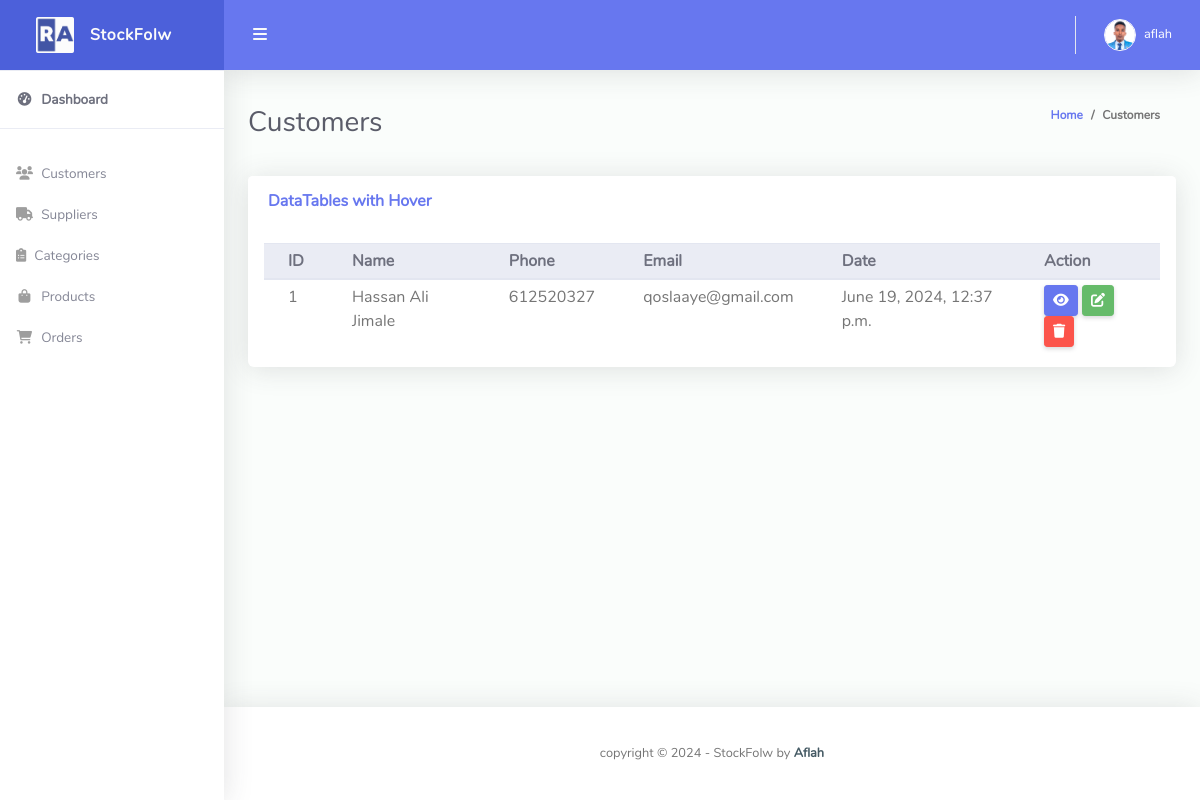
The page /customer/ (signed in) on the database its author committed.
### stockflow/models.py (models this page shows, shortened)
class Customer(models.Model):
	user = models.OneToOneField(User, null=True, blank=True, on_delete=models.CASCADE)
	name = models.CharField(max_length=200, null=True)
	phone = models.CharField(max_length=200, null=True)
	email = models.CharField(max_length=200, null=True)
	profile_pic = models.ImageField(default="profile1.png", null=True, blank=True)
	date_created = models.DateTimeField(auto_now_add=True, null=True)

### stockflow/views.py (the view)
# urls.py: path('customer/', views.customer, name='customer'),
@login_required(login_url='login')
def customer(request):
    customers = Customer.objects.all()
    context = {'customers': customers}
    return render(request, 'customer.html', context)

### templates/customer.html (shortened to what this page needs)
{% extends 'base.html' %}
{% block content %}
<div class="container-fluid" id="container-wrapper">
    <div class="d-sm-flex align-items-center justify-content-between mb-4">
        <h1 class="h3 mb-0 text-gray-800">Customers</h1>
        <ol class="breadcrumb">
            <li class="breadcrumb-item"><a href="{% url 'home' %}">Home</a></li>
            <li class="breadcrumb-item">Customers</li>
        </ol>
    </div>
    <div class="row">
        <div class="col-lg-12">
            <div class="card mb-4">
                <div class="card-header py-3 d-flex flex-row align-items-center justify-content-between">
                    <h6 class="m-0 font-weight-bold text-primary">DataTables with Hover</h6>
                </div>
                <div class="table-responsive p-3">
                    <table class="table align-items-center table-flush table-hover table-sm" id="dataTableHover">
                        <thead class="thead-light">
                            <tr>
                                <th>ID</th>
                                <th>Name</th>
                                <th>Phone</th>
                                <th>Email</th>
                                <th>Date</th>
                                <th>Action</th>
                            </tr>
                        </thead>
                        <tbody>
                            {% for customer in customers %}
                            <tr>
                                <td>{{ customer.id }}</td>
                                <td>{{ customer.name }}</td>
                                <td>{{ customer.phone }}</td>
                                <td>{{ customer.email }}</td>
                                <td>{{ customer.date_created }}</td>
                                <td>
                                    <a href="" class="btn btn-sm btn-primary">
                                        <i class="fas fa-eye"></i>
                                    </a>
                                    <a href="" class="btn btn-sm btn-success">
                                        <i class="fas fa-edit"></i>
                                    </a>
                                    <a href="" class="btn btn-sm btn-danger">
                                        <i class="fas fa-trash"></i>
                                    </a>
                                </td>
                            </tr>
                            {% endfor %}
                        </tbody>
                    </table>
                </div>
            </div>
        </div>
    </div>
</div>
{% endblock %}

### templates/partials/topbar.html (shortened to what this page needs)
{% load static %}
<nav class="navbar navbar-expand navbar-light bg-navbar topbar mb-4 static-top">
    <button id="sidebarToggleTop" class="btn btn-link rounded-circle mr-3">
        <i class="fa fa-bars"></i>
    </button>
    <ul class="navbar-nav ml-auto">
        <li class="nav-item dropdown no-arrow">
            <a class="nav-link dropdown-toggle" href="#" id="userDropdown" role="button" data-toggle="dropdown"
                aria-haspopup="true" aria-expanded="false">
                {% if request.user.customer.profile_pic %}
                <img class="img-profile rounded-circle" src="{{request.user.customer.profile_pic.url}}"
                    style="max-width: 60px">
                {% else %}
                <img class="img-profile rounded-circle" src="{% static 'img/Testro.jpg' %}" style="max-width: 60px">
                {% endif %}
                <span class="ml-2 d-none d-lg-inline text-white small">{{request.user}}</span>
            </a>
        </li>
    </ul>
</nav>

### rows shown on the page
Customer: id "1", name "Hassan Ali Jimale", phone "612520327", email "qoslaaye@gmail.com", date_created "June 19, 2024, 12:37 p.m."

### other values the page prints
{{ request.user }} "aflah"
